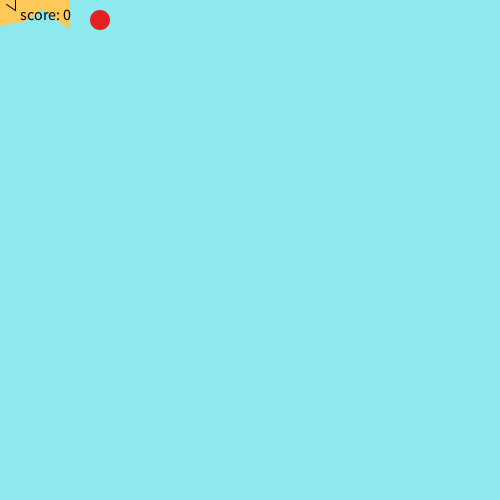
Frame 1 (no input)
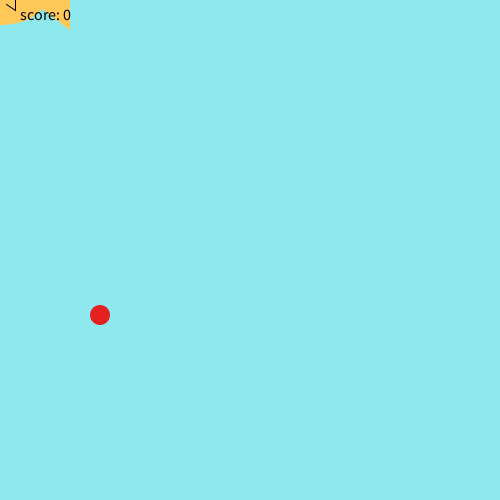
Frame 60 (the mouse pressed at the canvas centre just before this capture)
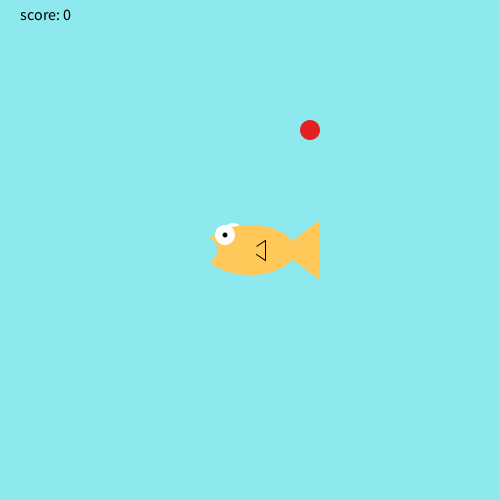
Frame 120 (the mouse held since frame 60 and released just before this capture)

The Processing sketch that drew these frames (run headless with seeded random() and noise(); from frame 60 on, the mouse is pressed at the canvas centre):

// Processing sketch: fish_feeder
// ── fish_feeder.pde
int foodX = 100;
int foodY = 20;
int score = 0;
void setup(){
  size(500,500);
  
}
void draw(){
  background(141,233,237);
  
  drawFish();
  checkCatch(foodX, foodY);
  fill(0,0,0);
  textSize(16);
  text("score: " + score, 20, 20);
  fill(#E52020);
  noStroke();
  ellipse(foodX, foodY, 20, 20);
  foodY = foodY + 5;
  if(foodY>500){
    checkCatch(foodX, foodY);
    foodY = 20;
    foodX = (int) random(width - 20);
  }
  if(score>20){
    
    foodY = foodY + 10;
  
  }
 if(score>30){
   foodY = foodY + 20;
 }
}
void drawFish(){
     noStroke();
     fill(255,255,255);
     ellipse(mouseX-17,mouseY-17,20,20); //back side eye
     fill(255,200,88);
     ellipse(mouseX,mouseY,90,50); //body
     triangle(mouseX+30,mouseY,mouseX+70,mouseY+30,mouseX+70,mouseY-30); //tail
     stroke(0);
     triangle(mouseX,mouseY,mouseX+15,mouseY+10,mouseX+15,mouseY-10); //side fin
     noStroke();
     fill(255,200,88);
     ellipse(mouseX,mouseY,15,15); //side fin cover
     noStroke();
     fill(255,255,255);
     ellipse(mouseX-25,mouseY-15,20,20); //front eye
     fill(0,0,0);
     ellipse(mouseX-25,mouseY-15,5,5); //pupil
     fill(141,233,237);
     ellipse(mouseX-45,mouseY,25,25); //mouth
}
void checkCatch(int x, int y){
     if(x > mouseX && x < mouseX+70){
          if(y > mouseY-17 && y < mouseY+30){
               score++;
               foodY = 20; //if the food was eaten, make more food fall from the top
               foodX = (int) random(width-20);
          }
     }
     else if (foodY > 500 && score > 0){
          score = score - 1;
     }
}
